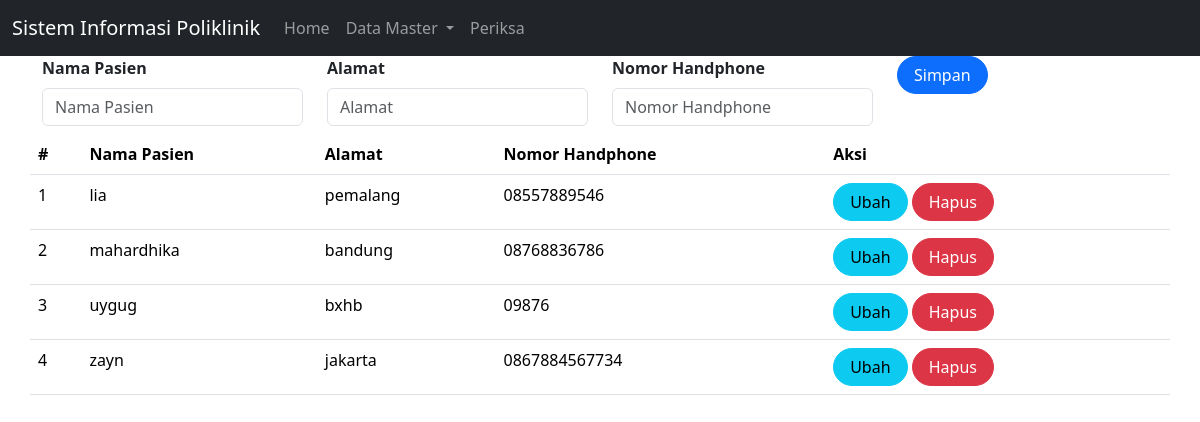
The app's page /pasien.php with its own data.
### tables this page shows
CREATE TABLE `pasien` (
  `id` int(10) NOT NULL,
  `nama` varchar(100) NOT NULL,
  `alamat` varchar(100) NOT NULL,
  `no_hp` varchar(20) NOT NULL
);

### pasien.php (the view, shortened to what this page needs)
<!doctype html>
<html lang="en">
  <head>
    <link href="https://cdn.jsdelivr.net/npm/bootstrap@5.3.2/dist/css/bootstrap.min.css" rel="stylesheet">
  </head>
  <body>
  <nav class="navbar navbar-expand-lg  navbar-dark bg-dark">
  <div class="container-fluid">
    <a class="navbar-brand" href="#">
      Sistem Informasi Poliklinik
    </a>
    <div class="collapse navbar-collapse" id="navbarNavDropdown">
      <ul class="navbar-nav">
        <li class="nav-item">
          <a class="nav-link" aria-current="page" href="index.php">
            Home
          </a>
        </li>
        <li class="nav-item dropdown">
          <a class="nav-link dropdown-toggle" href="#" role="button"
          data-bs-toggle="dropdown" aria-expanded="false">
            Data Master
          </a>
        </li>
        <li class="nav-item">
          <a class="nav-link"
          href="periksa.php?page=periksa">
            Periksa
          </a>
        </li>
      </ul>
    </div>
  </div>
</nav>
<?php
include'koneksi.php';
?>
<body>
    <div class="container">
    <form class="form row" method="POST" action="" name="myForm" onsubmit="return(validate());">
    <?php
    $nama = '';
    $alamat = '';
    $no_hp = '';
    ?>
     <div class="col">
        <label for="inputNama" class="form-label fw-bold">
            Nama Pasien
        </label>
        <input type="varchar" class="form-control" name="nama" id="inputNama" placeholder="Nama Pasien" value="<?php echo $nama ?>">
    </div>
    <div class="col">
        <label for="inputAlamat" class="form-label fw-bold">
            Alamat
        </label>
        <input type="varchar" class="form-control" name="alamat" id="inputAlamat" placeholder="Alamat" value="<?php echo $alamat ?>">
    </div>
    <div class="col mb-2">
        <label for="inputNo_hp" class="form-label fw-bold">
        Nomor Handphone
        </label>
        <input type="varchar" class="form-control" name="no_hp" id="inputNo_hp" placeholder="Nomor Handphone" value="<?php echo $no_hp ?>">
    </div>
    <div class="col">
        <button type="submit" class="btn btn-primary rounded-pill px-3" name="simpan">Simpan</button>
    </div>
<table class="table table-hover">
    <thead>
        <tr>
            <th scope="col">#</th>
            <th scope="col">Nama Pasien</th>
            <th scope="col">Alamat</th>
            <th scope="col">Nomor Handphone</th>
            <th scope="col">Aksi</th>
        </tr>
    </thead>
    <tbody>
    <?php
   $result = mysqli_query(
    $mysqli,"SELECT * FROM pasien ORDER BY nama"
    );
$no = 1;
while ($data = mysqli_fetch_array($result)) {
?>
    <tr>
        <td><?php echo $no++ ?></td>
        <td><?php echo $data['nama'] ?></td>
        <td><?php echo $data['alamat'] ?></td>
        <td><?php echo $data['no_hp'] ?></td>
                <td>
                    <a class="btn btn-info rounded-pill px-3"
                    href="pasien.php?id=<?php echo $data['id'] ?>">Ubah
                    </a>
                    <a class="btn btn-danger rounded-pill px-3"
                    href="pasien.php?id=<?php echo $data['id'] ?>&aksi=hapus">Hapus
                    </a>
                </td>
            </tr>
        <?php
        }
        ?>
    </tbody>
</form>
</body>
</html>

### records on screen
pasien: nama "lia", alamat "pemalang", no_hp "08557889546"
pasien: nama "mahardhika", alamat "bandung", no_hp "08768836786"
pasien: nama "uygug", alamat "bxhb", no_hp "09876"
pasien: nama "zayn", alamat "jakarta", no_hp "0867884567734"
